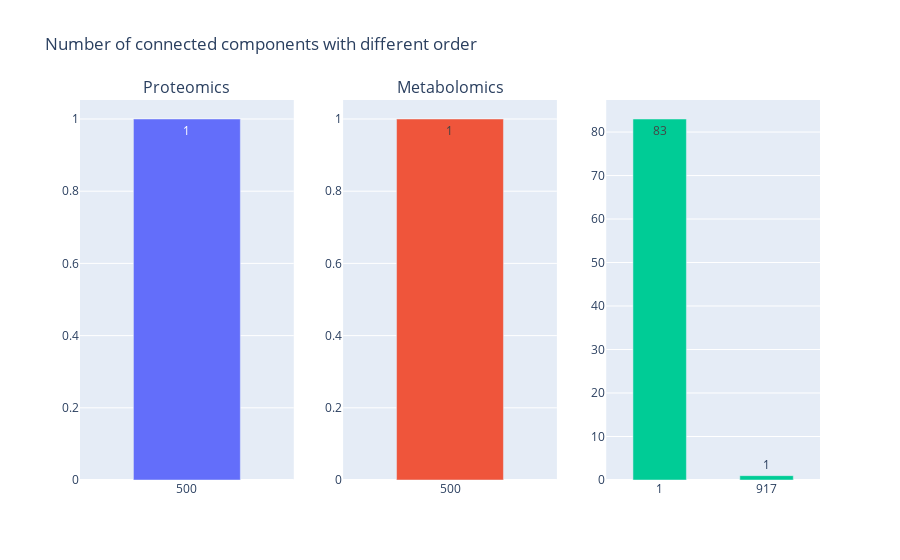

Notebook source saved alongside this figure:
### Code cell
#
# Number of connected components with different sizes
#

G = mmg

fig = make_subplots(rows=1, cols=3, subplot_titles=['Proteomics', 'Metabolomics'])#, 'Proteomics-Metabolomics'])#go.Figure()
for n,G in enumerate([qqg, mmg, qmg]):
    plot = pd.Series([len(i) for i in nx.connected_components(G)]).value_counts().sort_index()
    fig.add_trace(go.Bar(
        x = [str(i) for i in plot.index],
        y = plot.values,
        width=0.5,
        text=plot.values, textposition='auto', 
    ), row=1, col=n+1)

fig.update_layout(bargap=1)
fig.update_layout(title=f'Number of connected components with different order', showlegend=False)
fig.show()

### Figure 1 — Plotly figure (JSON) as saved in the notebook; plotly's stock layout.template omitted (floating-point values rounded to 4 significant figures)
{"data": [{"text": [1], "textposition": "auto", "type": "bar", "width": 0.5, "x": ["500"], "xaxis": "x", "y": [1], "yaxis": "y"}, {"text": [1], "textposition": "auto", "type": "bar", "width": 0.5, "x": ["500"], "xaxis": "x2", "y": [1], "yaxis": "y2"}, {"text": [83, 1], "textposition": "auto", "type": "bar", "width": 0.5, "x": ["1", "917"], "xaxis": "x3", "y": [83, 1], "yaxis": "y3"}], "layout": {"annotations": [{"font": {"size": 16}, "showarrow": false, "text": "Proteomics", "x": 0.1444, "xanchor": "center", "xref": "paper", "y": 1, "yanchor": "bottom", "yref": "paper"}, {"font": {"size": 16}, "showarrow": false, "text": "Metabolomics", "x": 0.5, "xanchor": "center", "xref": "paper", "y": 1, "yanchor": "bottom", "yref": "paper"}], "bargap": 1, "showlegend": false, "title": {"text": "Number of connected components with different order"}, "xaxis": {"anchor": "y", "domain": [0, 0.2889]}, "xaxis2": {"anchor": "y2", "domain": [0.3556, 0.6444]}, "xaxis3": {"anchor": "y3", "domain": [0.7111, 1]}, "yaxis": {"anchor": "x", "domain": [0, 1]}, "yaxis2": {"anchor": "x2", "domain": [0, 1]}, "yaxis3": {"anchor": "x3", "domain": [0, 1]}}}
